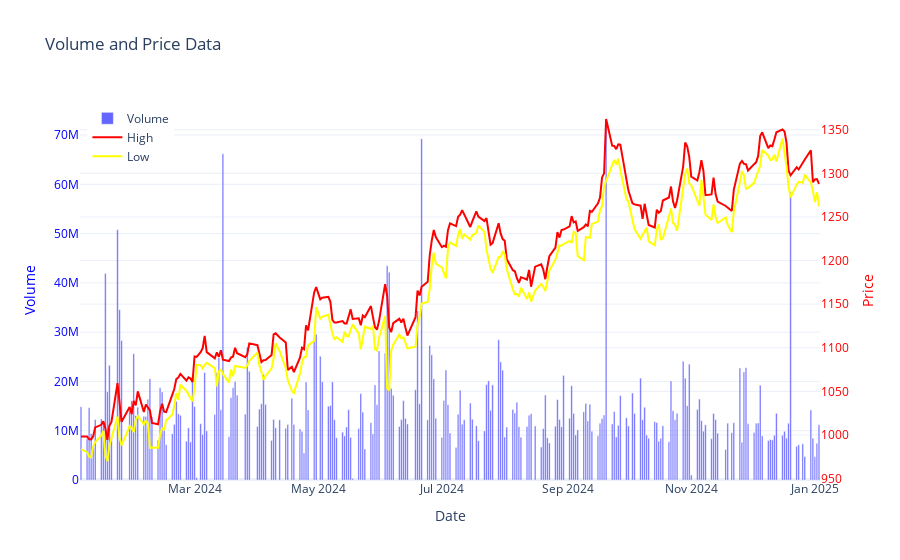

The cell this chart's notebook holds for it:
### Code cell
import plotly.graph_objects as go

# Create the bar plot for volume
fig = go.Figure()

# Add the bar plot for volume (primary y-axis)
fig.add_trace(go.Bar(x=data.index, y=data['volume'], name='Volume', 
                     marker_color='blue', opacity=0.6, yaxis='y1'))

# Add the line plot for high (secondary y-axis)
fig.add_trace(go.Scatter(x=data.index, y=data['high'], name='High', 
                         line=dict(color='red'), yaxis='y2'))

# Add the line plot for low (secondary y-axis)
fig.add_trace(go.Scatter(x=data.index, y=data['low'], name='Low', 
                         line=dict(color='yellow'), yaxis='y2'))

# Update the layout to include the secondary y-axis
fig.update_layout(
    title="Volume and Price Data",
    xaxis_title="Date",
    yaxis=dict(
        title="Volume",
        titlefont=dict(color='blue'),
        tickfont=dict(color='blue'),
        side='left',
    ),
    yaxis2=dict(
        title="Price",
        titlefont=dict(color='red'),
        tickfont=dict(color='red'),
        overlaying='y',
        side='right'
    ),
    legend=dict(x=0.01, y=0.99),
    template="plotly_white"
)

# Show the plot
fig.show()

### Figure 1 — Plotly figure (JSON) as saved in the notebook; plotly's stock layout.template omitted (floating-point values rounded to 4 significant figures; data arrays with more than 128 entries replaced by an {"elided": "..."} marker saying what was removed)
{"data": [{"marker": {"color": "blue"}, "name": "Volume", "opacity": 0.6, "type": "bar", "x": {"elided": "248 str values"}, "y": {"elided": "248 int values"}, "yaxis": "y"}, {"line": {"color": "red"}, "name": "High", "type": "scatter", "x": {"elided": "248 str values"}, "y": {"elided": "248 float values"}, "yaxis": "y2"}, {"line": {"color": "yellow"}, "name": "Low", "type": "scatter", "x": {"elided": "248 str values"}, "y": {"elided": "248 float values"}, "yaxis": "y2"}], "layout": {"legend": {"x": 0.01, "y": 0.99}, "title": {"text": "Volume and Price Data"}, "xaxis": {"title": {"text": "Date"}}, "yaxis": {"side": "left", "tickfont": {"color": "blue"}, "title": {"font": {"color": "blue"}, "text": "Volume"}}, "yaxis2": {"overlaying": "y", "side": "right", "tickfont": {"color": "red"}, "title": {"font": {"color": "red"}, "text": "Price"}}}}
